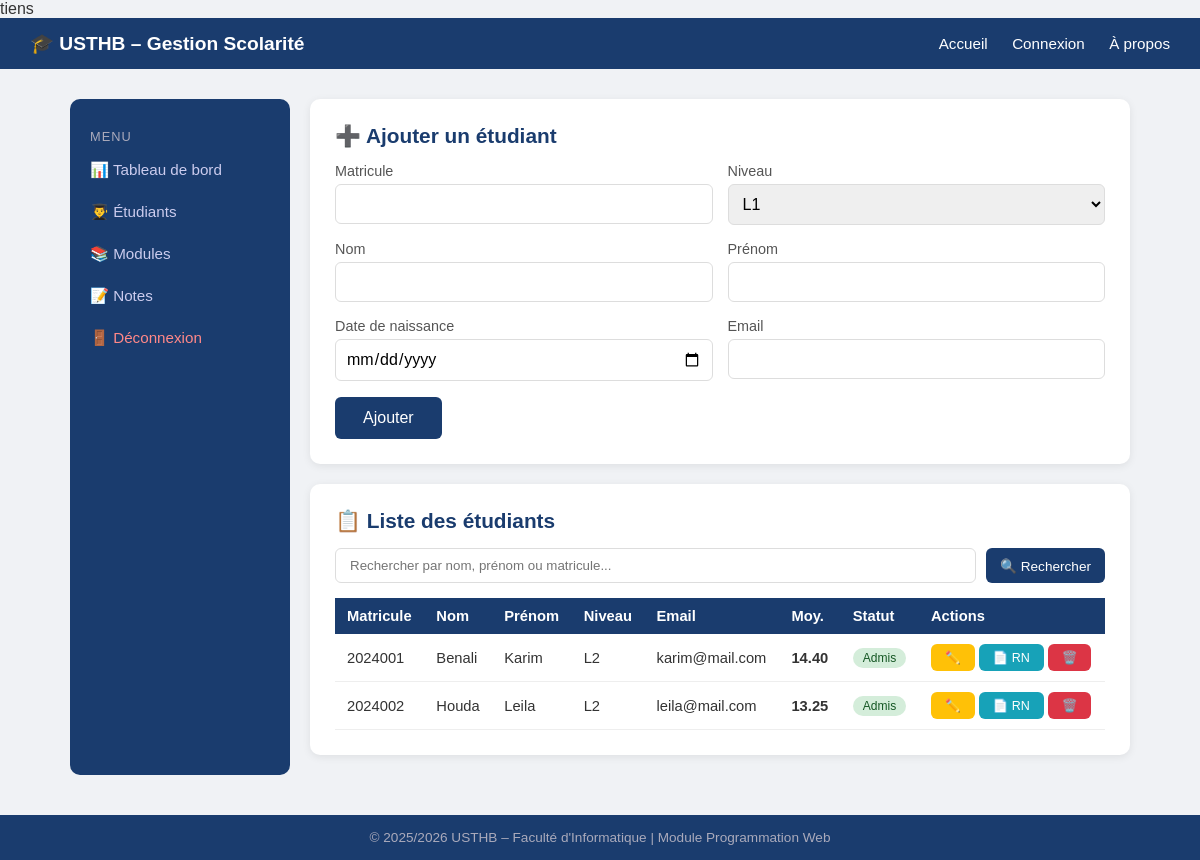
Page /etudiants.php (signed in) on the committed database.
### tables this page shows
CREATE TABLE `etudiants` (
  `id` int(11) NOT NULL,
  `matricule` varchar(20) NOT NULL,
  `nom` varchar(50) NOT NULL,
  `prenom` varchar(50) NOT NULL,
  `date_naissance` date DEFAULT NULL,
  `email` varchar(100) DEFAULT NULL,
  `niveau` varchar(20) DEFAULT NULL,
  `mdp` varchar(255) DEFAULT NULL
);

### etudiants.php (the view, shortened to what this page needs)
<?php
include 'config.php';
include 'header.php';
$edit = null;
$search = isset($_GET['search']) ? trim($_GET['search']) : "";
if ($search) {
    $stmt = $pdo->prepare("SELECT * FROM etudiants WHERE nom LIKE ? OR prenom LIKE ? OR matricule LIKE ?");
    $stmt->execute(["%$search%","%$search%","%$search%"]);
} else {
    $stmt = $pdo->query("SELECT * FROM etudiants");
}
$etudiants = $stmt->fetchAll();
?>
<div class="container">
  <div class="layout">
    <?php include 'sidebar.php'; ?>
    <div class="main-content">
      <div class="card">
        <h2><?= $edit ? '✏️ Modifier étudiant' : '➕ Ajouter un étudiant' ?></h2>
        <form method="POST">
          <div class="form-row">
            <div class="form-group">
              <label>Matricule</label>
              <input type="text" name="matricule" value="<?= htmlspecialchars($edit['matricule'] ?? '') ?>" required>
            </div>
            <div class="form-group">
              <label>Niveau</label>
              <select name="niveau">
                <?php foreach(['L1','L2','L3','M1','M2'] as $n): ?>
                  <option value="<?=$n?>" <?= ($edit['niveau']??'')==$n?'selected':'' ?>><?=$n?></option>
                <?php endforeach; ?>
              </select>
            </div>
          </div>
          <div class="form-row">
            <div class="form-group">
              <label>Nom</label>
              <input type="text" name="nom" value="<?= htmlspecialchars($edit['nom'] ?? '') ?>" required>
            </div>
            <div class="form-group">
              <label>Prénom</label>
              <input type="text" name="prenom" value="<?= htmlspecialchars($edit['prenom'] ?? '') ?>" required>
            </div>
          </div>
          <div class="form-row">
            <div class="form-group">
              <label>Date de naissance</label>
              <input type="date" name="date_naissance" value="<?= $edit['date_naissance'] ?? '' ?>">
            </div>
            <div class="form-group">
              <label>Email</label>
              <input type="email" name="email" value="<?= htmlspecialchars($edit['email'] ?? '') ?>">
            </div>
          </div>
          <button type="submit" class="btn"><?= $edit ? 'Enregistrer' : 'Ajouter' ?></button>
        </form>
      </div>
      <div class="card">
        <h2>📋 Liste des étudiants</h2>
        <form method="GET" class="search-bar">
          <input type="text" name="search" placeholder="Rechercher par nom, prénom ou matricule..." value="<?= htmlspecialchars($search) ?>">
          <button type="submit" class="btn btn-sm">🔍 Rechercher</button>
        </form>
        <table>
          <tr>
            <th>Matricule</th><th>Nom</th><th>Prénom</th><th>Niveau</th><th>Email</th>
            <th>Moy.</th><th>Statut</th><th>Actions</th>
          </tr>
          <?php foreach($etudiants as $e):
            $stmt2 = $pdo->prepare("SELECT SUM(n.note * m.coefficient) / SUM(m.coefficient) as moy FROM notes n JOIN modules m ON n.id_module=m.id WHERE n.id_etudiant=?");
            $stmt2->execute([$e['id']]);
            $moy = $stmt2->fetchColumn();
            $moy_str = $moy !== null ? number_format($moy,2) : 'N/A';
            $statut = ($moy !== null && $moy >= 10) ? '<span class="badge-admis">Admis</span>' : '<span class="badge-echec">Ajourné</span>';
          ?>
          <tr>
            <td><?= htmlspecialchars($e['matricule']) ?></td>
            <td><?= htmlspecialchars($e['nom']) ?></td>
            <td><?= htmlspecialchars($e['prenom']) ?></td>
            <td><?= htmlspecialchars($e['niveau']) ?></td>
            <td><?= htmlspecialchars($e['email']) ?></td>
            <td><b><?= $moy_str ?></b></td>
            <td><?= $statut ?></td>
            <td>
              <a href="etudiants.php?modifier=<?=$e['id']?>" class="btn btn-sm" style="background:#ffc107;color:#000">✏️</a>
              <a href="releve.php?id=<?=$e['id']?>" class="btn btn-sm" style="background:#17a2b8">📄 RN</a>
              <a href="etudiants.php?supprimer=<?=$e['id']?>" class="btn btn-sm btn-danger"
                 onclick="return confirm('Supprimer cet étudiant ?')">🗑️</a>
            </td>
          </tr>
          <?php endforeach; ?>
        </table>
      </div>
    </div>
  </div>
</div>
<?php include 'footer.php'; ?>

### style.css (style rules this page uses)
* { margin:0; padding:0; box-sizing:border-box; font-family:Arial,sans-serif; }
body { background:#f0f2f5; color:#333; }
.container { max-width:1100px; margin:30px auto; padding:0 20px; }
.btn { display:inline-block; padding:12px 28px; background:#1a3c6e; color:white; border-radius:6px; text-decoration:none; border:none; cursor:pointer; font-size:1em; }
.btn-danger { background:#dc3545; }
.btn-sm { padding:6px 14px; font-size:0.85em; }
.layout { display:flex; gap:20px; margin-top:20px; }
.main-content { flex:1; }
.card { background:white; border-radius:10px; padding:25px; box-shadow:0 2px 8px rgba(0,0,0,0.08); margin-bottom:20px; }
.card h2 { color:#1a3c6e; margin-bottom:15px; font-size:1.3em; }
table { width:100%; border-collapse:collapse; font-size:0.92em; }
th { background:#1a3c6e; color:white; padding:10px 12px; text-align:left; }
td { padding:10px 12px; border-bottom:1px solid #eee; }
.badge-admis { background:#d4edda; color:#155724; padding:3px 10px; border-radius:20px; font-size:0.82em; }
.form-group { margin-bottom:16px; }
.form-group label { display:block; margin-bottom:5px; color:#555; font-size:0.9em; }
.form-group input, .form-group select { width:100%; padding:10px; border:1px solid #ddd; border-radius:6px; font-size:1em; }
.form-row { display:flex; gap:15px; }
.form-row .form-group { flex:1; }
.search-bar { display:flex; gap:10px; margin-bottom:15px; }
.search-bar input { flex:1; padding:9px 14px; border:1px solid #ddd; border-radius:6px; }

### rows in the picture
etudiants: matricule "2024001", nom "Benali", prenom "Karim", niveau "L2", email "karim@mail.com", moy_str "14.40"
etudiants: matricule "2024002", nom "Houda", prenom "Leila", niveau "L2", email "leila@mail.com", moy_str "13.25"

### other values in the picture
form field niveau "L1"
